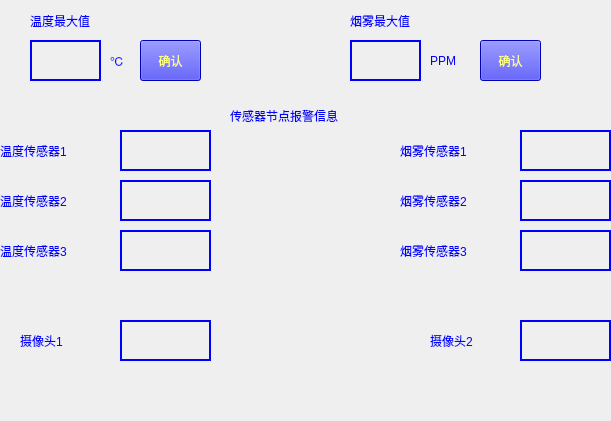
   <widget class="QWidget" name="widget_3" native="true">
    <property name="geometry">
     <rect>
      <x>920</x>
      <y>470</y>
      <width>611</width>
      <height>421</height>
     </rect>
    </property>
    <widget class="QLabel" name="label_28">
     <property name="geometry">
      <rect>
       <x>400</x>
       <y>240</y>
       <width>111</width>
       <height>21</height>
      </rect>
     </property>
     <property name="styleSheet">
      <string notr="true">color: rgb(0, 0, 255);
font: 75 12pt &quot;微软雅黑&quot;;</string>
     </property>
     <property name="text">
      <string>烟雾传感器3</string>
     </property>
    </widget>
    <widget class="QPushButton" name="save_2">
     <property name="geometry">
      <rect>
       <x>480</x>
       <y>40</y>
       <width>61</width>
       <height>41</height>
      </rect>
     </property>
     <property name="styleSheet">
      <string notr="true">background-color: rgb(0, 0, 255);
color: rgb(255, 255, 127);

font: 75 10pt &quot;微软雅黑&quot;;</string>
     </property>
     <property name="text">
      <string>确认</string>
     </property>
    </widget>
    <widget class="QPushButton" name="save">
     <property name="geometry">
      <rect>
       <x>140</x>
       <y>40</y>
       <width>61</width>
       <height>41</height>
      </rect>
     </property>
     <property name="styleSheet">
      <string notr="true">background-color: rgb(0, 0, 255);
color: rgb(255, 255, 127);

font: 75 10pt &quot;微软雅黑&quot;;</string>
     </property>
     <property name="text">
      <string>确认</string>
     </property>
    </widget>
    <widget class="QLineEdit" name="input_smoke">
     <property name="geometry">
      <rect>
       <x>350</x>
       <y>40</y>
       <width>71</width>
       <height>41</height>
      </rect>
     </property>
     <property name="styleSheet">
      <string notr="true">background-color: rgba(0, 0, 0, 0);
border:2px solid blue;
color:red;
font: 75 bold 15pt &quot;Times New Roman&quot;;</string>
     </property>
    </widget>
    <widget class="QLineEdit" name="input_tmp1">
     <property name="geometry">
      <rect>
       <x>30</x>
       <y>40</y>
       <width>71</width>
       <height>41</height>
      </rect>
     </property>
     <property name="styleSheet">
      <string notr="true">background-color: rgba(0, 0, 0, 0);
border:2px solid blue;
color:red;
font: 75 bold 15pt &quot;Times New Roman&quot;;</string>
     </property>
    </widget>
    <widget class="QLabel" name="label_15">
     <property name="geometry">
      <rect>
       <x>0</x>
       <y>190</y>
       <width>111</width>
       <height>21</height>
      </rect>
     </property>
     <property name="styleSheet">
      <string notr="true">color: rgb(0, 0, 255);
font: 75 12pt &quot;微软雅黑&quot;;</string>
     </property>
     <property name="text">
      <string>温度传感器2</string>
     </property>
    </widget>
    <widget class="QLabel" name="label_33">
     <property name="geometry">
      <rect>
       <x>430</x>
       <y>330</y>
       <width>71</width>
       <height>21</height>
      </rect>
     </property>
     <property name="styleSheet">
      <string notr="true">color: rgb(0, 0, 255);
font: 75 12pt &quot;微软雅黑&quot;;</string>
     </property>
     <property name="text">
      <string>摄像头2</string>
     </property>
    </widget>
    <widget class="QLabel" name="label_18">
     <property name="geometry">
      <rect>
       <x>120</x>
       <y>180</y>
       <width>91</width>
       <height>41</height>
      </rect>
     </property>
     <property name="styleSheet">
      <string notr="true">border:2px solid blue;
color:green;
font: 75 bold 12pt &quot;Times New Roman&quot;;</string>
     </property>
     <property name="text">
      <string/>
     </property>
     <property name="alignment">
      <set>Qt::AlignJustify|Qt::AlignVCenter</set>
     </property>
    </widget>
    <widget class="QLabel" name="label_34">
     <property name="geometry">
      <rect>
       <x>430</x>
       <y>50</y>
       <width>51</width>
       <height>21</height>
      </rect>
     </property>
     <property name="styleSheet">
      <string notr="true">color: rgb(0, 0, 255);
font: 75 12pt &quot;微软雅黑&quot;;</string>
     </property>
     <property name="text">
      <string>PPM</string>
     </property>
    </widget>
    <widget class="QLabel" name="label_29">
     <property name="geometry">
      <rect>
       <x>520</x>
       <y>130</y>
       <width>91</width>
       <height>41</height>
      </rect>
     </property>
     <property name="styleSheet">
      <string notr="true">border:2px solid blue;
color:red;
font: 75 bold 12pt &quot;Times New Roman&quot;;</string>
     </property>
     <property name="text">
      <string/>
     </property>
    </widget>
    <widget class="QLabel" name="label_14">
     <property name="geometry">
      <rect>
       <x>0</x>
       <y>140</y>
       <width>111</width>
       <height>21</height>
      </rect>
     </property>
     <property name="styleSheet">
      <string notr="true">color: rgb(0, 0, 255);
font: 75 12pt &quot;微软雅黑&quot;;</string>
     </property>
     <property name="text">
      <string>温度传感器1</string>
     </property>
    </widget>
    <widget class="QLabel" name="label_16">
     <property name="geometry">
      <rect>
       <x>0</x>
       <y>240</y>
       <width>111</width>
       <height>21</height>
      </rect>
     </property>
     <property name="styleSheet">
      <string notr="true">color: rgb(0, 0, 255);
font: 75 12pt &quot;微软雅黑&quot;;</string>
     </property>
     <property name="text">
      <string>温度传感器3</string>
     </property>
    </widget>
    <widget class="QLabel" name="label_19">
     <property name="geometry">
      <rect>
       <x>120</x>
       <y>230</y>
       <width>91</width>
       <height>41</height>
      </rect>
     </property>
     <property name="font">
      <font>
       <family>Times New Roman</family>
       <pointsize>12</pointsize>
       <weight>75</weight>
       <italic>false</italic>
       <bold>true</bold>
      </font>
     </property>
     <property name="styleSheet">
      <string notr="true">border:2px solid blue;
color:purple;
font: 75 bold 12pt &quot;Times New Roman&quot;;</string>
     </property>
     <property name="text">
      <string/>
     </property>
     <property name="alignment">
      <set>Qt::AlignJustify|Qt::AlignVCenter</set>
     </property>
    </widget>
    <widget class="QLabel" name="label_30">
     <property name="geometry">
      <rect>
       <x>120</x>
       <y>320</y>
       <width>91</width>
       <height>41</height>
      </rect>
     </property>
     <property name="styleSheet">
      <string notr="true">border:2px solid blue;
color:purple;
font: 75 bold 12pt &quot;Times New Roman&quot;;</string>
     </property>
     <property name="text">
      <string/>
     </property>
    </widget>
    <widget class="QLabel" name="label_24">
     <property name="geometry">
      <rect>
       <x>400</x>
       <y>140</y>
       <width>111</width>
       <height>21</height>
      </rect>
     </property>
     <property name="styleSheet">
      <string notr="true">color: rgb(0, 0, 255);
font: 75 12pt &quot;微软雅黑&quot;;</string>
     </property>
     <property name="text">
      <string>烟雾传感器1</string>
     </property>
    </widget>
    <widget class="QLabel" name="label_32">
     <property name="geometry">
      <rect>
       <x>520</x>
       <y>320</y>
       <width>91</width>
       <height>41</height>
      </rect>
     </property>
     <property name="styleSheet">
      <string notr="true">border:2px solid blue;
color:purple;
font: 75 bold 12pt &quot;Times New Roman&quot;;</string>
     </property>
     <property name="text">
      <string/>
     </property>
    </widget>
    <widget class="QLabel" name="label_23">
     <property name="geometry">
      <rect>
       <x>230</x>
       <y>100</y>
       <width>231</width>
       <height>31</height>
      </rect>
     </property>
     <property name="styleSheet">
      <string notr="true">
color: rgb(0, 0, 255);
font: 75 14pt &quot;微软雅黑&quot;;

</string>
     </property>
     <property name="text">
      <string>传感器节点报警信息</string>
     </property>
    </widget>
    <widget class="QLabel" name="label_38">
     <property name="geometry">
      <rect>
       <x>110</x>
       <y>50</y>
       <width>21</width>
       <height>21</height>
      </rect>
     </property>
     <property name="styleSheet">
      <string notr="true">color: rgb(0, 0, 255);
font: 75 12pt &quot;微软雅黑&quot;;</string>
     </property>
     <property name="text">
      <string>℃</string>
     </property>
    </widget>
    <widget class="QLabel" name="label_31">
     <property name="geometry">
      <rect>
       <x>20</x>
       <y>330</y>
       <width>71</width>
       <height>21</height>
      </rect>
     </property>
     <property name="styleSheet">
      <string notr="true">color: rgb(0, 0, 255);
font: 75 12pt &quot;微软雅黑&quot;;</string>
     </property>
     <property name="text">
      <string>摄像头1</string>
     </property>
    </widget>
    <widget class="QLabel" name="label_26">
     <property name="geometry">
      <rect>
       <x>400</x>
       <y>190</y>
       <width>111</width>
       <height>21</height>
      </rect>
     </property>
     <property name="styleSheet">
      <string notr="true">color: rgb(0, 0, 255);
font: 75 12pt &quot;微软雅黑&quot;;</string>
     </property>
     <property name="text">
      <string>烟雾传感器2</string>
     </property>
    </widget>
    <widget class="QLabel" name="label_12">
     <property name="geometry">
      <rect>
       <x>30</x>
       <y>10</y>
       <width>101</width>
       <height>21</height>
      </rect>
     </property>
     <property name="styleSheet">
      <string notr="true">color: rgb(0, 0, 255);
font: 75 12pt &quot;微软雅黑&quot;;</string>
     </property>
     <property name="text">
      <string>温度最大值</string>
     </property>
    </widget>
    <widget class="QLabel" name="label_25">
     <property name="geometry">
      <rect>
       <x>520</x>
       <y>180</y>
       <width>91</width>
       <height>41</height>
      </rect>
     </property>
     <property name="styleSheet">
      <string notr="true">border:2px solid blue;
color:green;
font: 75 bold 12pt &quot;Times New Roman&quot;;</string>
     </property>
     <property name="text">
      <string/>
     </property>
    </widget>
    <widget class="QLabel" name="label_13">
     <property name="geometry">
      <rect>
       <x>350</x>
       <y>10</y>
       <width>101</width>
       <height>21</height>
      </rect>
     </property>
     <property name="styleSheet">
      <string notr="true">color: rgb(0, 0, 255);
font: 75 12pt &quot;微软雅黑&quot;;</string>
     </property>
     <property name="text">
      <string>烟雾最大值</string>
     </property>
    </widget>
    <widget class="QLabel" name="label_17">
     <property name="geometry">
      <rect>
       <x>120</x>
       <y>130</y>
       <width>91</width>
       <height>41</height>
      </rect>
     </property>
     <property name="font">
      <font>
       <family>Times New Roman</family>
       <pointsize>12</pointsize>
       <weight>75</weight>
       <italic>false</italic>
       <bold>true</bold>
      </font>
     </property>
     <property name="styleSheet">
      <string notr="true">border:2px solid blue;
color:red;
font: 75 bold 12pt &quot;Times New Roman&quot;;</string>
     </property>
     <property name="text">
      <string/>
     </property>
     <property name="alignment">
      <set>Qt::AlignJustify|Qt::AlignVCenter</set>
     </property>
    </widget>
    <widget class="QLabel" name="label_27">
     <property name="geometry">
      <rect>
       <x>520</x>
       <y>230</y>
       <width>91</width>
       <height>41</height>
      </rect>
     </property>
     <property name="styleSheet">
      <string notr="true">border:2px solid blue;
color:purple;
font: 75 bold 12pt &quot;Times New Roman&quot;;</string>
     </property>
     <property name="text">
      <string/>
     </property>
    </widget>
   </widget>
